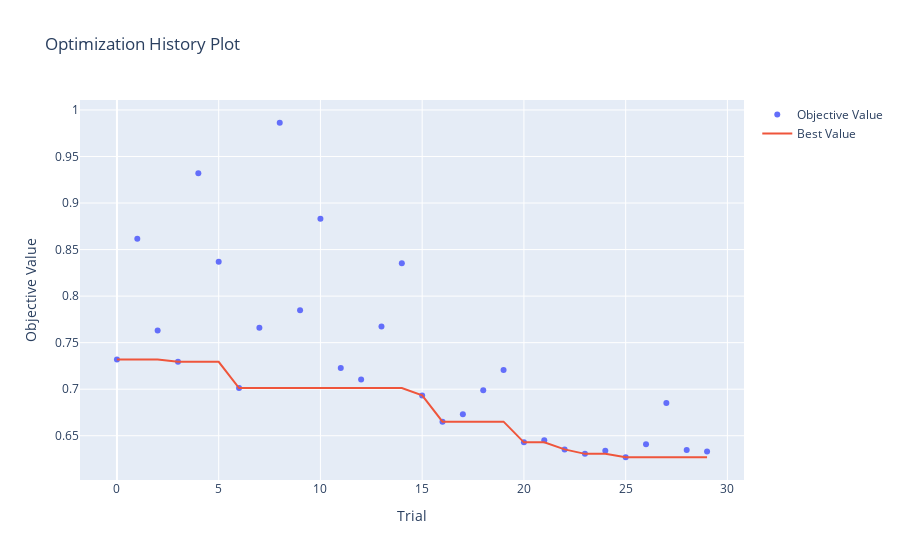

This figure's notebook cell:
### Code cell
# 하이퍼파라미터 최적화 과정을 확인
optuna.visualization.plot_optimization_history(study_xgb)

### Figure 1 — Plotly figure (JSON) as saved in the notebook; plotly's stock layout.template omitted (floating-point values rounded to 4 significant figures)
{"data": [{"mode": "markers", "name": "Objective Value", "type": "scatter", "x": [0, 1, 2, 3, 4, 5, 6, 7, 8, 9, 10, 11, 12, 13, 14, 15, 16, 17, 18, 19, 20, 21, 22, 23, 24, 25, 26, 27, 28, 29], "y": [0.7318, 0.8615, 0.763, 0.7295, 0.9321, 0.8369, 0.7012, 0.7661, 0.9862, 0.7849, 0.8831, 0.7229, 0.7105, 0.7673, 0.8353, 0.6933, 0.6651, 0.6731, 0.6989, 0.7206, 0.6429, 0.6453, 0.6353, 0.6305, 0.6338, 0.6269, 0.6409, 0.6852, 0.6346, 0.6331]}, {"mode": "lines", "name": "Best Value", "type": "scatter", "x": [0, 1, 2, 3, 4, 5, 6, 7, 8, 9, 10, 11, 12, 13, 14, 15, 16, 17, 18, 19, 20, 21, 22, 23, 24, 25, 26, 27, 28, 29], "y": [0.7318, 0.7318, 0.7318, 0.7295, 0.7295, 0.7295, 0.7012, 0.7012, 0.7012, 0.7012, 0.7012, 0.7012, 0.7012, 0.7012, 0.7012, 0.6933, 0.6651, 0.6651, 0.6651, 0.6651, 0.6429, 0.6429, 0.6353, 0.6305, 0.6305, 0.6269, 0.6269, 0.6269, 0.6269, 0.6269]}, {"marker": {"color": "#cccccc"}, "mode": "markers", "name": "Infeasible Trial", "showlegend": false, "type": "scatter", "x": [], "y": []}], "layout": {"title": {"text": "Optimization History Plot"}, "xaxis": {"title": {"text": "Trial"}}, "yaxis": {"title": {"text": "Objective Value"}}}}
